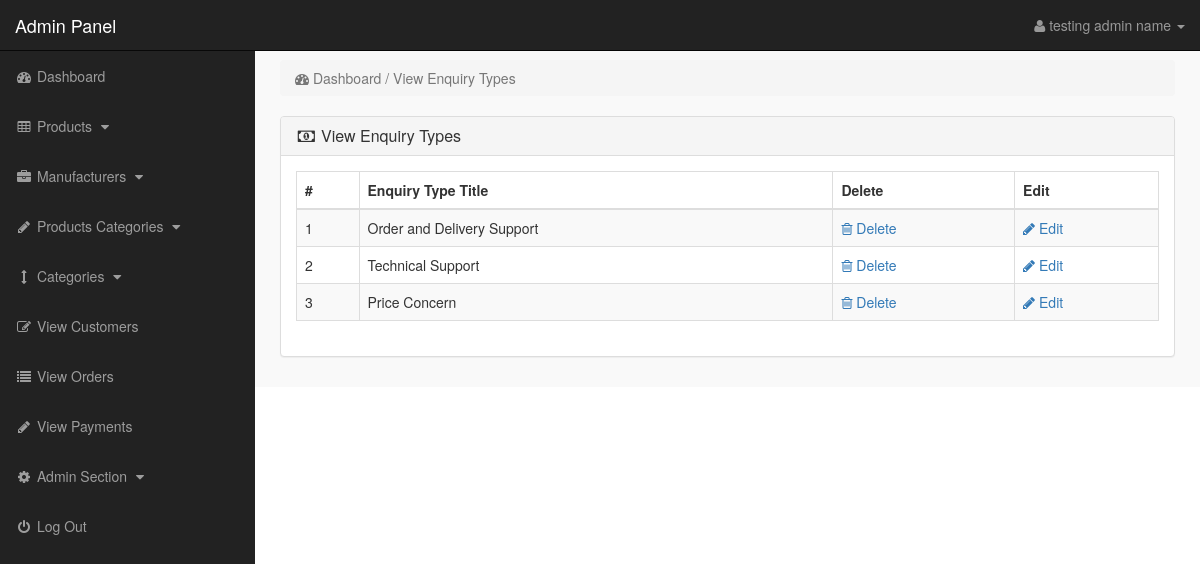
Page /admin_area/index.php?view_enquiry (signed in) on the committed database.
### tables this page shows
CREATE TABLE `enquiry_types` (
  `enquiry_id` int(10) NOT NULL,
  `enquiry_title` varchar(255) NOT NULL
);

### admin_area/view_enquiry.php (the view)
<?php
if(!isset($_SESSION['admin_email'])){
echo "<script>window.open('login.php','_self')</script>";
}
else {
?>
<div class="row" >
<div class="col-lg-12" >
<ol class="breadcrumb">
<li class="active">
<i class="fa fa-dashboard" ></i> Dashboard / View Enquiry Types
</li>
</ol>
</div>
</div>
<div class="row">
<div class="col-lg-12">
<div class="panel panel-default">
<div class="panel-heading">
<h3 class="panel-title">
<i class="fa fa-money fa-fw"></i> View Enquiry Types
</h3>
</div>
<div class="panel-body">
<div class="table-responsive">
<table class="table table-bordered table-hover table-striped">
<thead>
<tr>
<th>#</th>
<th>Enquiry Type Title</th>
<th>Delete</th>
<th>Edit</th>
</tr>
</thead>
<tbody>
<?php
$i = 0;
$get_enquiry_types = "select * from enquiry_types";
$run_enquiry_types = mysqli_query($con,$get_enquiry_types);
while($row_enquiry_types = mysqli_fetch_array($run_enquiry_types)){
$enquiry_id = $row_enquiry_types['enquiry_id'];
$enquiry_title = $row_enquiry_types['enquiry_title'];
$i++;
?>
<tr>
<td> <?php echo $i; ?> </td>
<td> <?php echo $enquiry_title; ?> </td>
<td>
<a href="index.php?delete_enquiry=<?php echo $enquiry_id; ?>">
<i class="fa fa-trash-o"> </i> Delete
</a>
</td>
<td>
<a href="index.php?edit_enquiry=<?php echo $enquiry_id; ?>">
<i class="fa fa-pencil"> </i> Edit
</a>
</td>
</tr>
<?php } ?>
</tbody>
</table>
</div>
</div>
</div>
</div>
</div>
<?php } ?>

### admin_area/includes/sidebar.php (shortened to what this page needs)
<?php
if(!isset($_SESSION['admin_email'])){
echo "<script>window.open('login.php','_self')</script>";
}
else {
?>
<nav class="navbar navbar-inverse navbar-fixed-top" >
<div class="navbar-header" >
<a class="navbar-brand" href="index.php?dashboard" >Admin Panel</a>
</div>
<ul class="nav navbar-right top-nav" >
<li class="dropdown" >
<a href="#" class="dropdown-toggle" data-toggle="dropdown" >
<i class="fa fa-user" ></i>
<?php echo $admin_name; ?> <b class="caret" ></b>
</a>
</li>
</ul>
<div class="collapse navbar-collapse navbar-ex1-collapse">
<ul class="nav navbar-nav side-nav">
<li>
<a href="index.php?dashboard">
<i class="fa fa-fw fa-dashboard"></i> Dashboard
</a>
</li>
<li>
<a href="#" data-toggle="collapse" data-target="#products">
<i class="fa fa-fw fa-table"></i> Products
<i class="fa fa-fw fa-caret-down"></i>
</a>
</li>
<li>
<a href="#" data-toggle="collapse" data-target="#manufacturers">
<i class="fa fa-fw fa-briefcase"></i> Manufacturers
<i class="fa fa-fw fa-caret-down"></i>
</a>
</li>
<li>
<a href="#" data-toggle="collapse" data-target="#p_cat">
<i class="fa fa-fw fa-pencil"></i> Products Categories
<i class="fa fa-fw fa-caret-down"></i>
</a>
</li>
<li>
<a href="#" data-toggle="collapse" data-target="#cat">
<i class="fa fa-fw fa-arrows-v"></i> Categories
<i class="fa fa-fw fa-caret-down"></i>
</a>
</li>
<li>
<a href="index.php?view_customers">
<i class="fa fa-fw fa-edit"></i> View Customers
</a>
</li>
<li>
<a href="index.php?view_orders">
<i class="fa fa-fw fa-list"></i> View Orders
</a>
</li>
<li>
<a href="index.php?view_payments">
<i class="fa fa-fw fa-pencil"></i> View Payments
</a>
</li>
<li>
<a href="#" data-toggle="collapse" data-target="#users">
<i class="fa fa-fw fa-gear"></i> Admin Section
<i class="fa fa-fw fa-caret-down"></i>
</a>
</li>
<li>
<a href="logout.php">
<i class="fa fa-fw fa-power-off"></i> Log Out
</a>
</li>
</ul>
</div>
</nav>
<?php } ?>

### admin_area/css/style.css (style rules this page uses)
body { margin-top:100px; }
@media (min-width: 768px) { body { margin-top:50px; } }
.top-nav { padding:0 15px; }
.top-nav>li { display:inline-block; float:left; }
.top-nav>li>a { padding-top:15px; padding-bottom:15px; line-height:20px; color:#999; }
@media (min-width: 768px) { .side-nav { position:fixed; top:51px; width:255px; border-radius:0; overflow-y:auto; background-color: #222; bottom:0; overflow-x:hidden; padding-bottom:40px; } }
@media (min-width: 768px) { .side-nav>li>a { width:255px; } }
.panel-body { border-radius:5px; }

### rows in the picture
enquiry_types: enquiry_title "Order and Delivery Support"
enquiry_types: enquiry_title "Technical Support"
enquiry_types: enquiry_title "Price Concern"

### other values in the picture
$admin_name "testing admin name"
